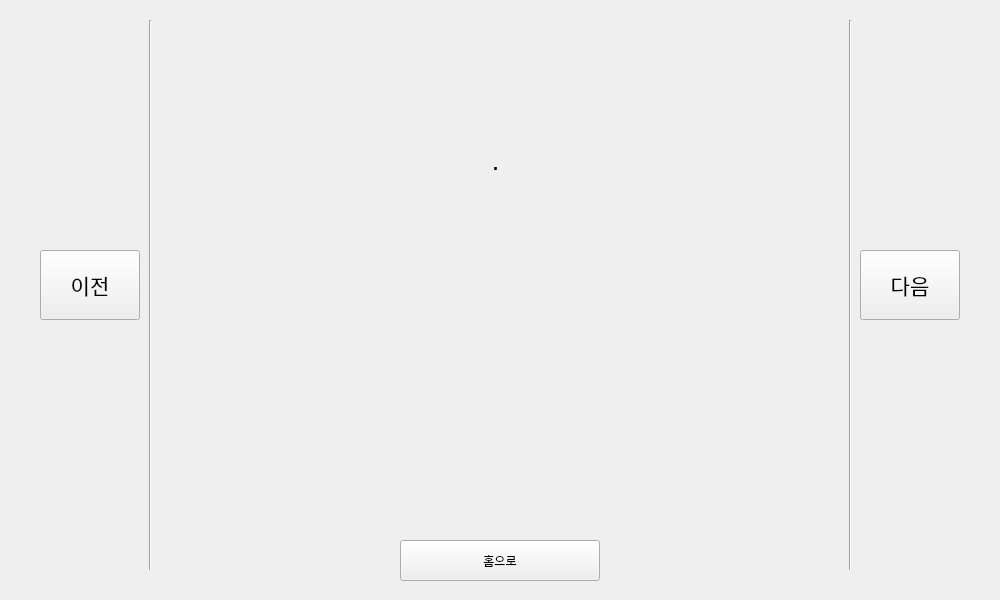
<?xml version="1.0" encoding="UTF-8"?>
<ui version="4.0">
 <class>BasicStudy</class>
 <widget class="QWidget" name="BasicStudy">
  <property name="geometry">
   <rect>
    <x>0</x>
    <y>0</y>
    <width>1000</width>
    <height>600</height>
   </rect>
  </property>
  <property name="windowTitle">
   <string>Form</string>
  </property>
  <widget class="QPushButton" name="pushButton_before">
   <property name="geometry">
    <rect>
     <x>40</x>
     <y>250</y>
     <width>100</width>
     <height>70</height>
    </rect>
   </property>
   <property name="font">
    <font>
     <pointsize>16</pointsize>
    </font>
   </property>
   <property name="text">
    <string>이전</string>
   </property>
  </widget>
  <widget class="QPushButton" name="pushButton_after">
   <property name="geometry">
    <rect>
     <x>860</x>
     <y>250</y>
     <width>100</width>
     <height>70</height>
    </rect>
   </property>
   <property name="font">
    <font>
     <pointsize>16</pointsize>
    </font>
   </property>
   <property name="text">
    <string>다음</string>
   </property>
  </widget>
  <widget class="QPushButton" name="pushButton_main">
   <property name="geometry">
    <rect>
     <x>400</x>
     <y>540</y>
     <width>200</width>
     <height>41</height>
    </rect>
   </property>
   <property name="text">
    <string>홈으로</string>
   </property>
  </widget>
  <widget class="QLabel" name="label_eng">
   <property name="geometry">
    <rect>
     <x>370</x>
     <y>120</y>
     <width>251</width>
     <height>81</height>
    </rect>
   </property>
   <property name="font">
    <font>
     <pointsize>20</pointsize>
    </font>
   </property>
   <property name="text">
    <string>.</string>
   </property>
   <property name="alignment">
    <set>Qt::AlignCenter</set>
   </property>
  </widget>
  <widget class="QLabel" name="label_kor">
   <property name="geometry">
    <rect>
     <x>350</x>
     <y>230</y>
     <width>300</width>
     <height>100</height>
    </rect>
   </property>
   <property name="text">
    <string/>
   </property>
   <property name="alignment">
    <set>Qt::AlignCenter</set>
   </property>
  </widget>
  <widget class="Line" name="line">
   <property name="geometry">
    <rect>
     <x>140</x>
     <y>20</y>
     <width>20</width>
     <height>550</height>
    </rect>
   </property>
   <property name="orientation">
    <enum>Qt::Vertical</enum>
   </property>
  </widget>
  <widget class="Line" name="line_2">
   <property name="geometry">
    <rect>
     <x>840</x>
     <y>20</y>
     <width>20</width>
     <height>550</height>
    </rect>
   </property>
   <property name="orientation">
    <enum>Qt::Vertical</enum>
   </property>
  </widget>
 </widget>
 <resources/>
 <connections/>
</ui>
